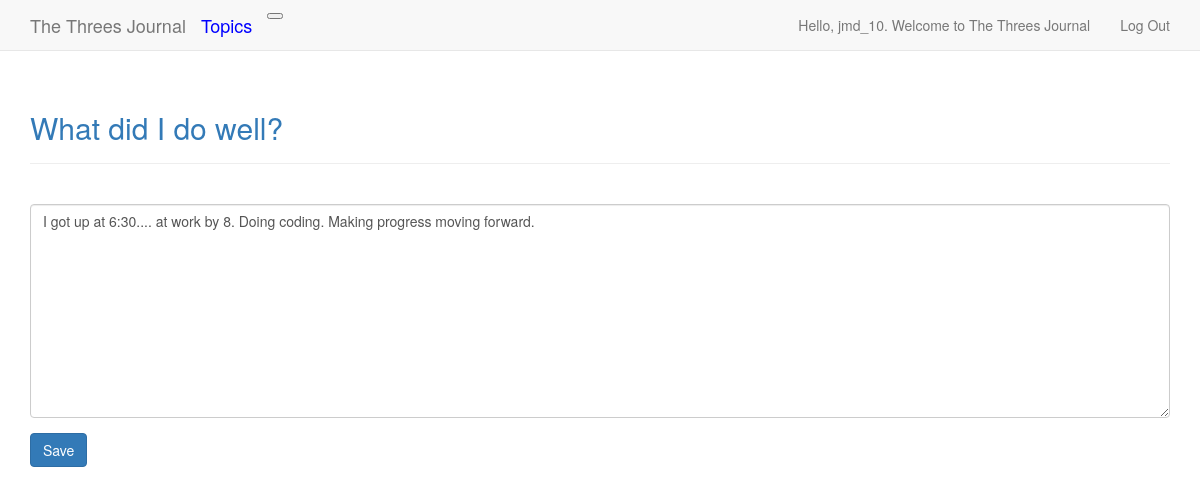
The page /edit_entry/11/ (signed in) on the database its author committed.
### the_threes_tracker/models.py (models this page shows, shortened)
class Topic(models.Model):
    text = models.CharField(max_length=200)
    date_added = models.DateTimeField(auto_now_add=True)
    owner = models.ForeignKey(User, on_delete=models.CASCADE)
    def __str__(self):
        return self.text

class Entry(models.Model):
    topic = models.ForeignKey(Topic, on_delete=models.CASCADE)
    text = models.TextField()
    date_added = models.DateTimeField(auto_now_add=True)
    class Meta:
        verbose_name_plural = 'entries'

### the_threes_tracker/views.py (the view)
# urls.py: path('edit_entry/<int:entry_id>/', views.edit_entry, name='edit_entry'),
@login_required
def edit_entry(request, entry_id):
    entry = get_object_or_404(Entry, id=entry_id)
    topic = entry.topic
    check_topic_owner(request, topic)
    if request.method != 'POST':
        form = EntryForm(instance=entry)
    else:
        form = EntryForm(instance=entry, data=request.POST)
        if form.is_valid():
            form.save()
            return HttpResponseRedirect(reverse('the_threes_tracker:topic', args=[topic.id]))
    context = {'entry': entry, 'topic': topic, 'form': form}
    return render(request, 'the_threes_tracker/edit_entry.html', context)

### the_threes_tracker/forms.py
class EntryForm(forms.ModelForm):
    class Meta:
        model = Entry
        fields = ['text']
        labels = {'text':''}
        widgets = {'text': forms.Textarea(attrs={'cols': 80})}

### the_threes_tracker/views.py (called while the page is built)
def check_topic_owner(request, topic):
    if topic.owner != request.user:
        raise Http404

### the_threes_tracker/templates/the_threes_tracker/edit_entry.html (shortened to what this page needs)
{% extends "the_threes_tracker/base.html" %}
{% load bootstrap3 %}
{% block header %}
  <h2><a href="{% url 'the_threes_tracker:topic' topic.id %}">{{ topic }}</a></h2>
{% endblock header %}
{% block content %}
  <form action="{% url 'the_threes_tracker:edit_entry' entry.id %}" method="post">
    {% bootstrap_form form %}
    {% buttons %}
      <button name="submit" class="btn btn-primary">Save</button>
    {% endbuttons %}
  </form>
{% endblock content %}

### the_threes_tracker/templates/the_threes_tracker/base.html (shortened to what this page needs)
{% load bootstrap3 %}
<!DOCTYPE html>
<html lang="en">
  <head>
    {% bootstrap_css %}
  </head>
  <body>
    <nav class="navbar navbar-default navbar-static-top">
      <div class="container">
        <div class="navbar-header">
          <a class="navbar-brand" href="{% url 'the_threes_tracker:index' %}">
              The Threes Journal</a>
          <a class="navbar-brand" style="color:blue" href="{% url 'the_threes_tracker:topics' %}">Topics</a>
          <button type="button" class="navbar-toogle collapsed"
              data-toggle="collapse" data-target="#navbar"
              aria-expanded="false" aria-controls="navbar">
          </button>
        </div>
        <div id="navbar" class="navbar-collapse collapse">
          <ul class="nav navbar-nav navbar-right">
            {% if user.is_authenticated %}
              <li><a>Hello, {{ user.username }}. Welcome to The Threes Journal</a></li>
              <li><a href="{% url 'users:logout' %}">Log Out</a></li>
            {% else %}
              <li><a href="{% url 'users:register' %}">register</a></li>
              <li><a href="{% url 'users:login' %}">Log In</a></li>
            {% endif %}
          </ul>
        </div>
      </div>
    </nav>
    <div class="container">
      <div class="page-header">
        {% block header %}{% endblock header %}
      </div>
      <div>
        {% block content %}{% endblock content %}
      </div>
    </div>
  </body>
</html>

### rows shown on the page
Topic: text "What did I do well?"
Entry: text "I got up at 6:30.... at work by 8. Doing coding. Making progress moving forward."

### other values the page prints
{{ user.username }} "jmd_10"
